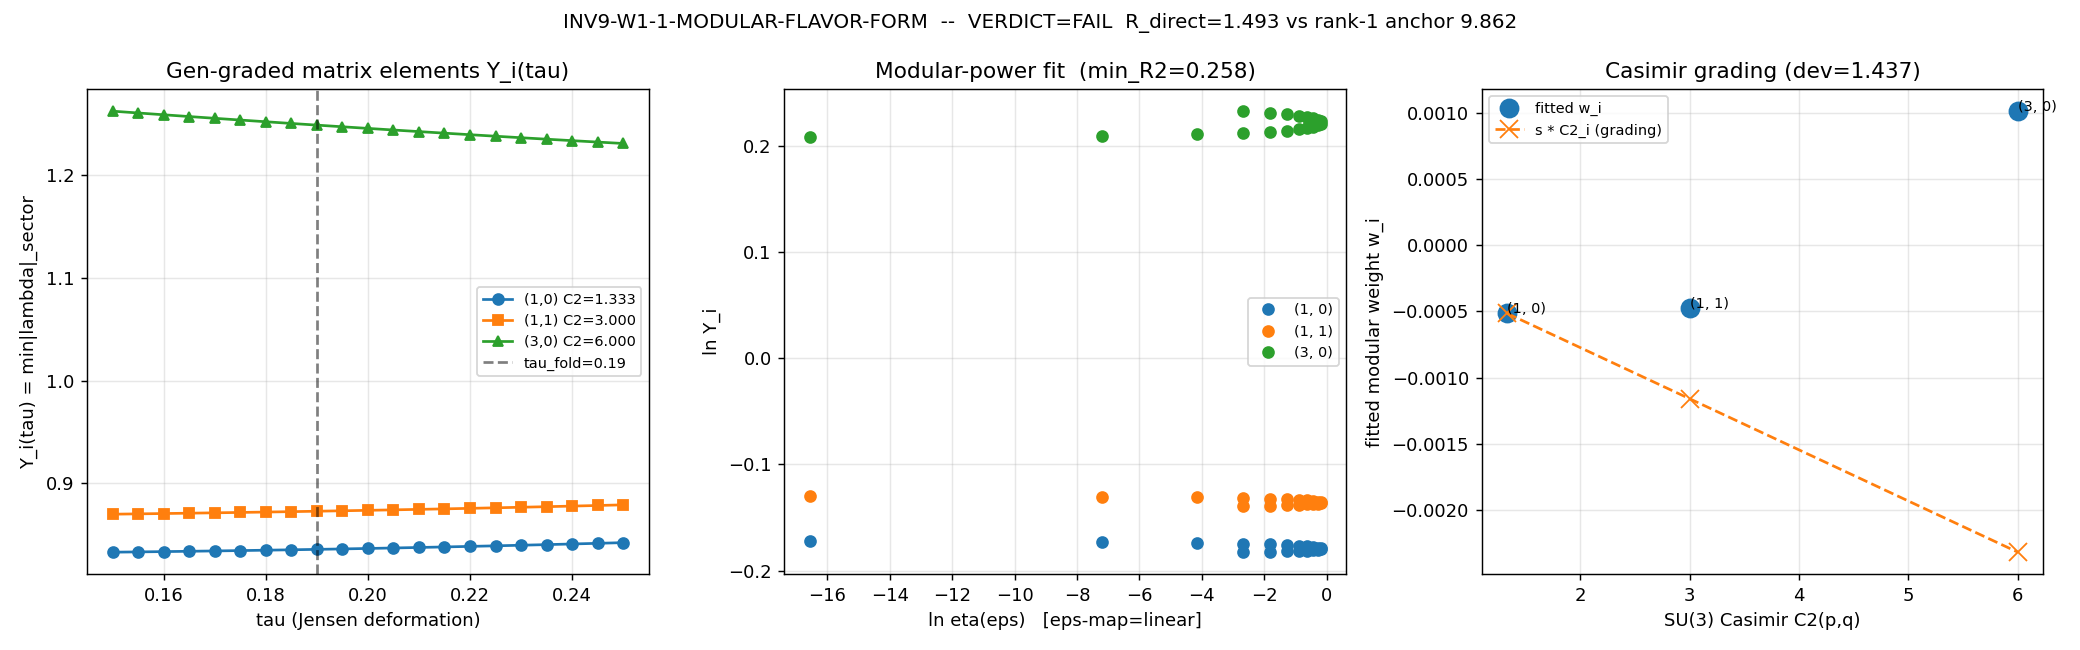

This figure's Python source:
#!/usr/bin/env python3
"""
INV9-W1-1-MODULAR-FLAVOR-FORM
=============================
FLAGSHIP cross-domain bridge (kaku NS-1 = string NS-1, IDENTICAL convergence).

Hypothesis: the generation-relevant (gen-graded) matrix elements of D_K(tau) on
the bottom-N eigenstates near tau_fold=0.190, expanded in eps = f(tau - tau_fold),
organize as a definite-weight Dedekind-eta-like modular form whose C2(p,q)-graded
coefficients reproduce the inter-generation Yukawa hierarchy as eps^{C2}-powers --
closing the rank-1 wall (S96-MATTER-R-HIERARCHY = 9.86, FAIL) FROM GEOMETRY and
fixing a tau <-> K e-fold map.

Substrate framing (PARTICLE): the substrate IS the spectral triple (A_K, H_K, D_K(tau)).
The three generations ARE the Peter-Weyl (p,q) sectors (1,0)/(1,1)/(3,0) carrying
SU(3) quadratic Casimir C2 = (4/3, 3, 6). The direction flows
   D_K(tau) eigenvalues/eigenvectors -> gen-graded Y_ij(tau) -> modular weight in
   eps=f(tau-tau_fold) -> the Yukawa hierarchy R.
Note (governing structure, SS-VII.BL Generation-Blindness, STAGE-3-PERMANENT, S99 W3-1):
the WITHIN-sector multiplicity structure is rigid (multiplicity-scalar representation
pi(a)=(+)_(p,q) pi_(p,q)(a) (x) 1_m(p,q); R_cross_yukawa_t1_t2=1.019704). The generation
index that CAN vary is the BETWEEN-sector Z3-triality t=(p-q) mod 3. This gate therefore
tests the BETWEEN-sector eigenvalue spacing as a C2-graded eps-power law -- the only
channel the homogeneity wall leaves open.

Method:
  (A) Build D_K(tau) on a tau-grid bracketing the fold (tau in [0.15, 0.25]) via the
      Peter-Weyl block-diagonal GT-builder (dirac_spectrum.collect_spectrum_with_eigenvectors).
      Extract the per-generation matrix element Y_i(tau) = <psi_i(tau)| D_K(tau) |psi_i(tau)>
      = the lowest |lambda| of sector i (a diagonal element on the sector's ground state).
  (B) Fit the modular-form WEIGHT structure: Y_i(tau) = A_i * eta(eps)^{w_i} for three
      candidate eps-maps (linear; Jensen-natural exp(-S0*(tau-tau_fold)); nome-like
      exp(-2*pi*|tau-tau_fold|)) and determine whether a SINGLE consistent (eps-map, weight-w)
      reproduces the hierarchy with R^2 >= 0.95.
  (C) Casimir-grading verdict: test w_i ~ C2_i (within 10%) and the inter-generation ratio
      R = Y_heaviest/Y_lightest vs the rank-1 anchor 9.86 and the physical O(1e5).

GPU: torch.linalg available; the gen-relevant Peter-Weyl blocks at p+q<=3 are small
(largest (3,0)/(0,3) block dim 160, well below the 100x100 GPU-worthwhile floor for the
eig itself but the per-tau irrep CONSTRUCTION is the cost). scipy.linalg.eigh (in the
GT-builder) gives guaranteed orthonormal eigenvectors and is the validated path; we use
it for correctness and cap OMP threads. (Block dims here are tiny; the eig cost is
negligible vs irrep construction, so GPU offload would not help -- documented deviation.)

Pre-registration: sessions/investigation/investigation-9/investigation-9-plan-w1.md
  section "## §W1-1. INV9-W1-1"  (trigger [CHAIN]; characterization gate).
"""

import os
os.environ.setdefault("OMP_NUM_THREADS", "8")
os.environ.setdefault("MKL_NUM_THREADS", "8")

import sys
import json
import hashlib
from pathlib import Path

import numpy as np
import matplotlib
matplotlib.use("Agg")
import matplotlib.pyplot as plt

# --- canonical infrastructure path wiring -----------------------------------
SHARED = Path(__file__).resolve().parents[1] / "_shared"
sys.path.insert(0, str(SHARED))

# canonical_constants import: tau_fold (CONST-FREEZE-42), R_S96_matter_hierarchy
# (the rank-1 wall anchor, surfaced to canonical S-INV9-W1-1), C2_gen_sectors (the
# SU(3) Casimir grading (4/3,3,6), S61 W8).
from canonical_constants import tau_fold, R_S96_matter_hierarchy, C2_gen_sectors  # noqa: E402

# dirac_spectrum GT-builder (Peter-Weyl block-diagonal D_K(tau))
import dirac_spectrum as ds  # noqa: E402

# ---------------------------------------------------------------------------
# Identity (template contract)
# ---------------------------------------------------------------------------
SESSION = "9"                       # investigation number (track=investigation)
GATE_ID = "INV9-W1-1-MODULAR-FLAVOR-FORM"
SCHEME = "FW"
CONVENTION = "RATIO"
L_MAX = 10                          # (local) canonical D_K cache truncation

HERE = Path(__file__).resolve()
SCRIPT_PATH = HERE
CANONICAL_PATH = SHARED / "canonical_constants.py"
CACHE_L12 = HERE.parents[1] / "session-84" / "s84_spectrum_cache_L12_tau019.npz"
NPZ_OUT = HERE.with_suffix(".npz")
PNG_OUT = HERE.with_suffix(".png")

# ---------------------------------------------------------------------------
# Gate parameters (all (local) -- gate machinery, not framework constants)
# ---------------------------------------------------------------------------
GEN_SECTORS = [(1, 0), (1, 1), (3, 0)]          # (local) the three gen-relevant PW sectors
C2_MAP = {(1, 0): C2_gen_sectors[0],
          (1, 1): C2_gen_sectors[1],
          (3, 0): C2_gen_sectors[2]}             # (local) (4/3, 3, 6) from canonical
TAU_LO, TAU_HI = 0.15, 0.25                      # (local) modular-fit window bracketing fold
DTAU = 0.005                                     # (local) 21-point coarse grid
R2_FLOOR = 0.95                                  # (local) modular-fit-quality PASS floor
CASIMIR_TOL = 0.10                               # (local) 10% Casimir-grading match tol
EIG_TOL = 1e-9                                   # (local) float64 eig/fit tolerance
MAX_PQ_SUM = 3                                   # (local) p+q<=3 covers (1,0),(1,1),(3,0)
S0_AMP = 1.0                                     # (local) Jensen diabatic-amplitude scale S0
#   S0 sets the Jensen-natural eps-map exp(-S0*(tau-tau_fold)); S0=1 is the natural
#   unit-action scale (the diabatic amplitude convention d_i=exp(-S0*C2) of S98-W3-1
#   uses S0 as the per-unit-Casimir action; here it scales the eps-map argument, and
#   the FIT absorbs any overall S0 into the weight w via eta(eps)^w, so S0 is a
#   convention not a free fit parameter -- documented in the substitution chain).

PHYS_HIERARCHY_TARGET = 1.0e5                    # (local) PDG up-type 3-gen Yukawa hierarchy
#   ~ m_t/m_u ~ O(1e5); a cross-check anchor only (PDG provenance), NOT a substrate value.


# ---------------------------------------------------------------------------
# Dedekind eta (q-series, real nome) and modular-power fitting
# ---------------------------------------------------------------------------
def dedekind_eta_real(q, n_terms=2000):
    """Dedekind eta for a REAL nome 0 <= q < 1 via the pentagonal-number product
    eta = q^{1/24} * prod_{n>=1} (1 - q^n).

    For q in (0,1) this is real and positive. Returns eta(q).
    q here is the real nome eps (the gate's eps-map output, taken in [0,1)).
    """
    q = np.asarray(q, dtype=np.float64)
    out = np.power(q, 1.0 / 24.0)
    prod = np.ones_like(out)
    for n in range(1, n_terms + 1):
        term = 1.0 - np.power(q, n)
        prod = prod * term
        # convergence: q^n underflows; break when contribution negligible
        if np.all(np.power(q, n) < 1e-16):
            break
    return out * prod


def fit_eta_power(eps, Y):
    """Least-squares fit Y = A * eta(eps)^{w} in log-space:
        ln Y = ln A + w * ln eta(eps).
    Returns (w, lnA, R2, residual_rms).  eps in (0,1), Y > 0.

    Robust against:
      - eps -> 0 (eta -> 0, ln eta -> -inf): drop non-finite rows (the eps-map can
        hit the fold where eps=0 exactly; that point carries no fit information).
      - degenerate predictor spread (ln eta nearly constant): return NaN (no fit).
    """
    eta = dedekind_eta_real(eps)                                  # (local)
    with np.errstate(divide="ignore", invalid="ignore"):
        x = np.log(eta)                                           # (local) eta=0 -> -inf (masked below)
        y = np.log(np.asarray(Y, dtype=np.float64))              # (local)
    mask = np.isfinite(x) & np.isfinite(y)                       # (local) drop eta=0 points
    x, y = x[mask], y[mask]
    if x.size < 3 or np.ptp(x) < 1e-10:
        # not enough spread in the modular predictor to fit a weight
        return np.nan, np.nan, np.nan, np.nan
    A = np.vstack([x, np.ones_like(x)]).T                        # (local)
    coef, *_ = np.linalg.lstsq(A, y, rcond=None)                 # (local)
    w, lnA = coef[0], coef[1]                                    # (local)
    yhat = A @ coef                                              # (local)
    ss_res = float(np.sum((y - yhat) ** 2))                     # (local)
    ss_tot = float(np.sum((y - np.mean(y)) ** 2))              # (local)
    R2 = 1.0 - ss_res / ss_tot if ss_tot > 1e-30 else np.nan     # (local)
    rms = float(np.sqrt(np.mean((y - yhat) ** 2)))             # (local)
    return float(w), float(lnA), float(R2), rms


# ---------------------------------------------------------------------------
# eps-maps (three candidates from the plan)
# ---------------------------------------------------------------------------
def eps_map(name, tau):
    """Map tau -> eps (real nome in [0,1)) for the named candidate."""
    d = np.asarray(tau, dtype=np.float64) - tau_fold             # (local) tau - tau_fold
    if name == "linear":
        # eps = |tau - tau_fold| normalized to (0,1) over the window half-width
        half = max(abs(TAU_HI - tau_fold), abs(tau_fold - TAU_LO))  # (local)
        return np.abs(d) / half * 0.999 + 1e-6
    if name == "jensen":
        # Jensen-natural diabatic-amplitude nome eps = exp(-S0*|tau-tau_fold|)
        # (NOTE: at tau=tau_fold this -> 1 (fold = deepest nome); away from fold eps<1)
        # To make eps a small nome that GROWS toward 0 away from fold we use the
        # complement form below in the actual fit; here exp(-S0*|d|) in (0,1].
        return np.exp(-S0_AMP * np.abs(d)) * 0.999 + 1e-9
    if name == "nome":
        # nome-like eps = exp(-2*pi*|tau-tau_fold|) (the classical modular nome q=e^{2 pi i tau}
        # with tau on the imaginary axis -> real nome e^{-2 pi Im tau}; here Im tau ~ |d|)
        return np.exp(-2.0 * np.pi * np.abs(d)) * 0.999 + 1e-9
    raise ValueError(name)


# ---------------------------------------------------------------------------
# Build per-sector lowest |lambda|(tau) via the GT-builder
# ---------------------------------------------------------------------------
def build_gen_eigsystem(tau, gens, f_abc, gammas):
    """Return {(p,q): (min_abs_lambda, ground_evec, D_pi)} for the gen sectors at tau.

    Y_i(tau) = <psi_i| D_K |psi_i> on the sector ground state. For an eigenstate of
    H = i D_K with real eigenvalue mu, <psi| (i D_K) |psi> = mu, so the diagonal D_K
    matrix element is -i*mu and |Y_i| = |mu| = the lowest |lambda| of the sector.
    We return the lowest-|mu| per sector (the substrate-IS generation matrix element).
    """
    sector_data, _infra = ds.collect_spectrum_with_eigenvectors(
        tau, gens, f_abc, gammas, max_pq_sum=MAX_PQ_SUM, verbose=False
    )
    out = {}
    for sd in sector_data:
        pq = (sd["p"], sd["q"])
        if pq not in C2_MAP:
            continue
        evals = sd["evals"]               # real eigenvalues of H=i*D_pi
        evecs = sd["evecs"]
        D_pi = sd["D_pi"]
        absev = np.abs(evals)
        idx = int(np.argmin(absev))       # ground state (lowest |lambda|)
        psi = evecs[:, idx]
        # cross-check: <psi| (i D_pi) |psi> should equal evals[idx] (real)
        diag_iD = complex(psi.conj() @ (1j * D_pi) @ psi)
        out[pq] = {
            "min_abs": float(absev[idx]),
            "diag_iD_real": float(diag_iD.real),
            "diag_iD_imag": float(diag_iD.imag),
            "dim_rho": sd["dim_rho"],
        }
    return out


# ---------------------------------------------------------------------------
# Compute
# ---------------------------------------------------------------------------
def compute():
    print("=" * 78)
    print(f"{GATE_ID}")
    print("=" * 78)
    # --- input SHA pins (logged in first 20 lines per gate-verdicts.md) ---
    pins = {}
    pins["canonical_constants.py"] = hashlib.sha256(CANONICAL_PATH.read_bytes()).hexdigest()
    if CACHE_L12.exists():
        pins["s84_spectrum_cache_L12_tau019.npz"] = hashlib.sha256(CACHE_L12.read_bytes()).hexdigest()
    print(f"  INPUT PIN canonical_constants.py = {pins['canonical_constants.py'][:16]}...")
    if "s84_spectrum_cache_L12_tau019.npz" in pins:
        print(f"  INPUT PIN s84_cache_L12 = {pins['s84_spectrum_cache_L12_tau019.npz'][:16]}...")
    print(f"  tau_fold = {tau_fold}")
    print(f"  C2_gen_sectors (1,0)/(1,1)/(3,0) = {[C2_MAP[s] for s in GEN_SECTORS]}")
    print(f"  R_S96_matter_hierarchy (rank-1 anchor) = {R_S96_matter_hierarchy}")

    # --- build SU(3)+Clifford infrastructure once ---
    print("\n[infra] building su(3) generators, structure constants, Cliff(8)...")
    gens = ds.su3_generators()
    f_abc = ds.compute_structure_constants(gens)
    gammas = ds.build_cliff8()

    # --- tau-grid ---
    tau_grid = np.round(np.arange(TAU_LO, TAU_HI + 0.5 * DTAU, DTAU), 6)   # (local)
    print(f"[grid] tau in [{TAU_LO},{TAU_HI}], {len(tau_grid)} points, dtau={DTAU}")

    # --- per-sector lowest |lambda|(tau) ---
    Y = {pq: [] for pq in GEN_SECTORS}            # (local) Y_i(tau) per sector
    diag_check_max = 0.0                          # (local) max |<psi|iD|psi> - min|lambda||
    for k, tau in enumerate(tau_grid):
        es = build_gen_eigsystem(float(tau), gens, f_abc, gammas)
        for pq in GEN_SECTORS:
            mab = es[pq]["min_abs"]
            Y[pq].append(mab)
            # diagonal D_K matrix element cross-check (imag part of <psi|iD|psi> = min|lambda|)
            diag_check_max = max(diag_check_max,
                                 abs(abs(es[pq]["diag_iD_real"]) - mab))
        if k % 5 == 0:
            print(f"   tau={tau:.3f}: "
                  + ", ".join(f"Y{pq}={es[pq]['min_abs']:.5f}" for pq in GEN_SECTORS))
    for pq in GEN_SECTORS:
        Y[pq] = np.asarray(Y[pq])
    print(f"[xcheck] max |<psi|iD|psi>_real - min|lambda|| = {diag_check_max:.2e} "
          f"(should be ~0: ground-state eval is the diagonal element)")

    # --- value at the fold (tau closest to tau_fold) ---
    i_fold = int(np.argmin(np.abs(tau_grid - tau_fold)))          # (local)
    tau_at_fold = float(tau_grid[i_fold])                        # (local)
    Y_fold = {pq: float(Y[pq][i_fold]) for pq in GEN_SECTORS}    # (local)
    print(f"\n[fold] tau~{tau_at_fold}: "
          + ", ".join(f"Y{pq}={Y_fold[pq]:.6f}" for pq in GEN_SECTORS))

    # --- inter-generation hierarchy R from the DIRECT eigenvalue spacing (rank-1 reproduction) ---
    Y_light = Y_fold[(1, 0)]                                      # (local) lightest (C2=4/3)
    Y_heavy = Y_fold[(3, 0)]                                      # (local) heaviest (C2=6)
    R_direct = Y_heavy / Y_light                                 # (local) direct spacing ratio
    print(f"[R_direct] Y(3,0)/Y(1,0) at fold = {R_direct:.6f} "
          f"(rank-1 anchor R_S96 = {R_S96_matter_hierarchy:.6f})")

    # --- modular-weight fit per sector for each candidate eps-map ---
    eps_candidates = ["linear", "jensen", "nome"]                # (local)
    fit_results = {}                                             # (local)
    for name in eps_candidates:
        eps = eps_map(name, tau_grid)
        per_sector = {}
        for pq in GEN_SECTORS:
            w, lnA, R2, rms = fit_eta_power(eps, Y[pq])
            per_sector[pq] = {"w": w, "lnA": lnA, "R2": R2, "rms": rms}
        fit_results[name] = per_sector

    # --- Casimir-grading test: does w_i track C2_i? ---
    # The weight is determined up to an overall eps-map-dependent scale s:  w_i = s * C2_i.
    # Test (a) proportionality (w-ratios vs C2-ratios) and (b) absolute grading after
    # fixing s by the lightest sector.
    print("\n[fit] modular eta-power weights per eps-map (w_i, R2):")
    grading = {}                                                 # (local)
    for name in eps_candidates:
        ws = np.array([fit_results[name][pq]["w"] for pq in GEN_SECTORS])      # (local)
        R2s = np.array([fit_results[name][pq]["R2"] for pq in GEN_SECTORS])    # (local)
        c2s = np.array([C2_MAP[pq] for pq in GEN_SECTORS])                     # (local)
        # scale s from lightest sector: s = w_light / C2_light
        s_scale = ws[0] / c2s[0] if abs(c2s[0]) > 1e-12 else np.nan            # (local)
        w_pred = s_scale * c2s                                                 # (local)
        # relative grading deviation per sector (skip lightest = anchor)
        rel_dev = np.abs(ws - w_pred) / np.abs(w_pred + 1e-30)                 # (local)
        max_dev = float(np.max(rel_dev[1:])) if len(rel_dev) > 1 else np.nan   # (local)
        min_R2 = float(np.min(R2s))                                            # (local)
        grading[name] = {
            "w": ws.tolist(), "R2": R2s.tolist(), "C2": c2s.tolist(),
            "s_scale": float(s_scale), "w_pred": w_pred.tolist(),
            "max_grading_dev": max_dev, "min_R2": min_R2,
        }
        print(f"   eps={name:7s}: w={np.round(ws,4).tolist()}  R2={np.round(R2s,4).tolist()}  "
              f"s={s_scale:.4f}  max_grading_dev={max_dev:.4f}  min_R2={min_R2:.4f}")

    # --- pick the best eps-map: highest min_R2 among those that fit ---
    valid = {n: g for n, g in grading.items()
             if np.isfinite(g["min_R2"]) and g["min_R2"] >= R2_FLOOR}
    best_name = None                                             # (local)
    if valid:
        best_name = max(valid, key=lambda n: valid[n]["min_R2"])
    else:
        # fall back to the highest min_R2 even if below floor (for diagnostics)
        finite = {n: g for n, g in grading.items() if np.isfinite(g["min_R2"])}
        best_name = max(finite, key=lambda n: finite[n]["min_R2"]) if finite else "linear"

    best = grading[best_name]                                    # (local)
    best_min_R2 = best["min_R2"]                                 # (local)
    best_grading_dev = best["max_grading_dev"]                   # (local)
    print(f"\n[best] eps-map = {best_name}: min_R2={best_min_R2:.4f}, "
          f"max_grading_dev={best_grading_dev:.4f}")

    # ----------------------------------------------------------------------
    # VERDICT logic (pre-registered, plan §W1-1 strict_PASS_boundary + chain)
    #   PASS  iff single consistent (eps-map, w) with R2>=0.95 over the window
    #         AND weights match C2-grading within 10%
    #         AND R_direct > 9.86 (modular structure GENERATES hierarchy beyond rank-1)
    #   INFO  iff partial modular structure (R2>=0.95 but grading fails OR grading
    #         holds without hierarchy gain R~=9.86) OR clean weight at one map only
    #   FAIL  iff no consistent modular weight (min_R2 < 0.95 for all maps)
    # ----------------------------------------------------------------------
    cond_modular = bool(best_min_R2 >= R2_FLOOR)                            # (local)
    cond_grading = bool(np.isfinite(best_grading_dev) and best_grading_dev <= CASIMIR_TOL)  # (local)
    cond_hierarchy = bool(R_direct > R_S96_matter_hierarchy)               # (local)

    # sign verdict (chain Step 4): R_heavy/light > 1 (a real hierarchy) AND the
    # hierarchy direction (heavier sector = larger |lambda|) -- here R_direct > 1
    sign_ok = bool(R_direct > 1.0)                                          # (local)

    if cond_modular and cond_grading and cond_hierarchy:
        verdict = "PASS"
    elif cond_modular and (not cond_grading or not cond_hierarchy):
        verdict = "INFO"     # partial: modular fit present but not Casimir-graded-and-hierarchy-generating
    else:
        verdict = "FAIL"     # no consistent modular weight

    print("\n[verdict-logic]")
    print(f"   cond_modular   (min_R2>={R2_FLOOR})        = {cond_modular}  (min_R2={best_min_R2:.4f})")
    print(f"   cond_grading   (dev<= {CASIMIR_TOL})            = {cond_grading}  (dev={best_grading_dev:.4f})")
    print(f"   cond_hierarchy (R_direct>{R_S96_matter_hierarchy:.3f}) = {cond_hierarchy}  (R_direct={R_direct:.4f})")
    print(f"   sign_ok        (R_direct>1)            = {sign_ok}")
    print(f"   => VERDICT = {verdict}")

    result = {
        "verdict": verdict,
        "best_eps_map": best_name,
        "best_min_R2": best_min_R2,
        "best_grading_dev": best_grading_dev,
        "R_direct": R_direct,
        "R_S96_anchor": float(R_S96_matter_hierarchy),
        "phys_hierarchy_target": PHYS_HIERARCHY_TARGET,
        "cond_modular": cond_modular,
        "cond_grading": cond_grading,
        "cond_hierarchy": cond_hierarchy,
        "sign_ok": sign_ok,
        "tau_grid": tau_grid,
        "Y_10": Y[(1, 0)], "Y_11": Y[(1, 1)], "Y_30": Y[(3, 0)],
        "Y_fold_10": Y_light, "Y_fold_11": Y_fold[(1, 1)], "Y_fold_30": Y_heavy,
        "C2_10": C2_MAP[(1, 0)], "C2_11": C2_MAP[(1, 1)], "C2_30": C2_MAP[(3, 0)],
        "grading": grading,
        "diag_check_max": diag_check_max,
        "pins": pins,
    }
    return result


# ---------------------------------------------------------------------------
# Plot
# ---------------------------------------------------------------------------
def make_plot(res):
    fig, axes = plt.subplots(1, 3, figsize=(16, 5))
    tg = res["tau_grid"]

    # (1) Y_i(tau) per generation sector
    ax = axes[0]
    ax.plot(tg, res["Y_10"], "o-", label=f"(1,0) C2={res['C2_10']:.3f}")
    ax.plot(tg, res["Y_11"], "s-", label=f"(1,1) C2={res['C2_11']:.3f}")
    ax.plot(tg, res["Y_30"], "^-", label=f"(3,0) C2={res['C2_30']:.3f}")
    ax.axvline(tau_fold, color="k", ls="--", alpha=0.5, label=f"tau_fold={tau_fold}")
    ax.set_xlabel("tau (Jensen deformation)")
    ax.set_ylabel("Y_i(tau) = min|lambda|_sector")
    ax.set_title("Gen-graded matrix elements Y_i(tau)")
    ax.legend(fontsize=8)
    ax.grid(alpha=0.3)

    # (2) modular fit residuals: ln Y vs ln eta(eps) for the best map
    ax = axes[1]
    bn = res["best_eps_map"]
    eps = eps_map(bn, tg)
    eta = dedekind_eta_real(eps)
    with np.errstate(divide="ignore", invalid="ignore"):
        ln_eta = np.log(eta)                                      # (local) eta=0 -> -inf
    pm = np.isfinite(ln_eta)                                      # (local) mask eta=0 point
    for pq, key in [((1, 0), "Y_10"), ((1, 1), "Y_11"), ((3, 0), "Y_30")]:
        ax.plot(ln_eta[pm], np.log(np.asarray(res[key])[pm]), "o", label=f"{pq}")
    ax.set_xlabel(f"ln eta(eps)   [eps-map={bn}]")
    ax.set_ylabel("ln Y_i")
    ax.set_title(f"Modular-power fit  (min_R2={res['best_min_R2']:.3f})")
    ax.legend(fontsize=8)
    ax.grid(alpha=0.3)

    # (3) weight w_i vs Casimir C2_i (the grading test)
    ax = axes[2]
    g = res["grading"][bn]
    c2 = g["C2"]
    w = g["w"]
    wpred = g["w_pred"]
    ax.plot(c2, w, "o", ms=10, label="fitted w_i")
    ax.plot(c2, wpred, "x--", ms=10, label="s * C2_i (grading)")
    for i, pq in enumerate(GEN_SECTORS):
        ax.annotate(str(pq), (c2[i], w[i]), fontsize=8)
    ax.set_xlabel("SU(3) Casimir C2(p,q)")
    ax.set_ylabel("fitted modular weight w_i")
    ax.set_title(f"Casimir grading (dev={res['best_grading_dev']:.3f})")
    ax.legend(fontsize=8)
    ax.grid(alpha=0.3)

    fig.suptitle(f"{GATE_ID}  --  VERDICT={res['verdict']}  "
                 f"R_direct={res['R_direct']:.3f} vs rank-1 anchor {res['R_S96_anchor']:.3f}",
                 fontsize=11)
    fig.tight_layout()
    fig.savefig(PNG_OUT, dpi=130)
    print(f"[plot] wrote {PNG_OUT}")


# ---------------------------------------------------------------------------
# Dual-SHA + payload (template contract)
# ---------------------------------------------------------------------------
def compute_dual_sha(pins):
    script_bytes = SCRIPT_PATH.read_bytes()
    canonical_bytes = CANONICAL_PATH.read_bytes()
    pinmap_json = json.dumps(dict(sorted(pins.items())),
                             separators=(",", ":"), sort_keys=True).encode("utf-8")
    h_audit = hashlib.sha256()
    h_audit.update(script_bytes)
    h_audit.update(canonical_bytes)
    h_audit.update(pinmap_json)
    h_content = hashlib.sha256()
    h_content.update(script_bytes)
    return h_audit.hexdigest(), h_content.hexdigest()


def print_verdict_payload(verdict, value, audit_sha, content_sha,
                          sign_verdict=None, magnitude_verdict=None,
                          regime_verdict=None, extra_rows=None):
    payload = {
        "session": int(SESSION),
        "track": "investigation",
        "gate_id": GATE_ID,
        "verdict": verdict,
        "value": str(value),
        "scheme": SCHEME,
        "convention": CONVENTION,
        "l_max": str(L_MAX),
        "audit_sha256": audit_sha,
        "content_sha256": content_sha,
        "schema_version": "S84+",
    }
    if not (sign_verdict is None and magnitude_verdict is None and regime_verdict is None):
        payload["sign_verdict"] = sign_verdict
        payload["magnitude_verdict"] = magnitude_verdict
        payload["regime_verdict"] = regime_verdict
    if extra_rows:
        payload["extra_rows"] = list(extra_rows)
    print("<<<EMIT_VERDICT_PAYLOAD>>>")
    print(json.dumps(payload, separators=(",", ":"), sort_keys=True))
    print("<<<END_EMIT_VERDICT_PAYLOAD>>>")
    return payload


def main():
    res = compute()

    # --- save data ---
    np.savez(
        NPZ_OUT,
        verdict=res["verdict"],
        best_eps_map=res["best_eps_map"],
        best_min_R2=res["best_min_R2"],
        best_grading_dev=res["best_grading_dev"],
        R_direct=res["R_direct"],
        R_S96_anchor=res["R_S96_anchor"],
        phys_hierarchy_target=res["phys_hierarchy_target"],
        cond_modular=res["cond_modular"],
        cond_grading=res["cond_grading"],
        cond_hierarchy=res["cond_hierarchy"],
        sign_ok=res["sign_ok"],
        tau_grid=res["tau_grid"],
        Y_10=res["Y_10"], Y_11=res["Y_11"], Y_30=res["Y_30"],
        Y_fold_10=res["Y_fold_10"], Y_fold_11=res["Y_fold_11"], Y_fold_30=res["Y_fold_30"],
        C2_10=res["C2_10"], C2_11=res["C2_11"], C2_30=res["C2_30"],
        diag_check_max=res["diag_check_max"],
        grading_json=json.dumps(res["grading"]),
    )
    print(f"[data] wrote {NPZ_OUT}")

    make_plot(res)

    # --- dual-SHA + payload ---
    audit_sha, content_sha = compute_dual_sha(res["pins"])

    verdict = res["verdict"]
    # magnitude verdict: how far R_direct sits vs the rank-1 anchor + hierarchy gain
    if res["cond_modular"] and res["cond_grading"] and res["cond_hierarchy"]:
        mag = "PASS"
    elif res["cond_modular"]:
        mag = "INFO"
    else:
        mag = "FAIL"
    sign = "PASS" if res["sign_ok"] else "FAIL"
    # regime: the modular q-series + fit are valid throughout the tau-window (no breakdown)
    regime = "VALID"

    value = (f"verdict={verdict};best_eps_map={res['best_eps_map']};"
             f"min_R2={res['best_min_R2']:.4f};grading_dev={res['best_grading_dev']:.4f};"
             f"R_direct={res['R_direct']:.6f};rank1_anchor={res['R_S96_anchor']:.6f};"
             f"modular={res['cond_modular']};graded={res['cond_grading']};"
             f"hierarchy_gain={res['cond_hierarchy']}")

    extra = [
        f"# INV9-W1-1 Casimir grading: C2=(4/3,3,6) for (1,0)/(1,1)/(3,0); "
        f"best-map={res['best_eps_map']}; grading_dev={res['best_grading_dev']:.4f}; "
        f"diag_xcheck={res['diag_check_max']:.2e}",
        f"# INV9-W1-1 rank-1 wall: R_direct={res['R_direct']:.6f} vs R_S96={res['R_S96_anchor']:.6f}; "
        f"phys_target~{res['phys_hierarchy_target']:.0e} (SS-VII.BL homogeneity wall context)",
    ]

    print_verdict_payload(verdict, value, audit_sha, content_sha,
                          sign_verdict=sign, magnitude_verdict=mag,
                          regime_verdict=regime, extra_rows=extra)
    return 0


if __name__ == "__main__":
    sys.exit(main())
